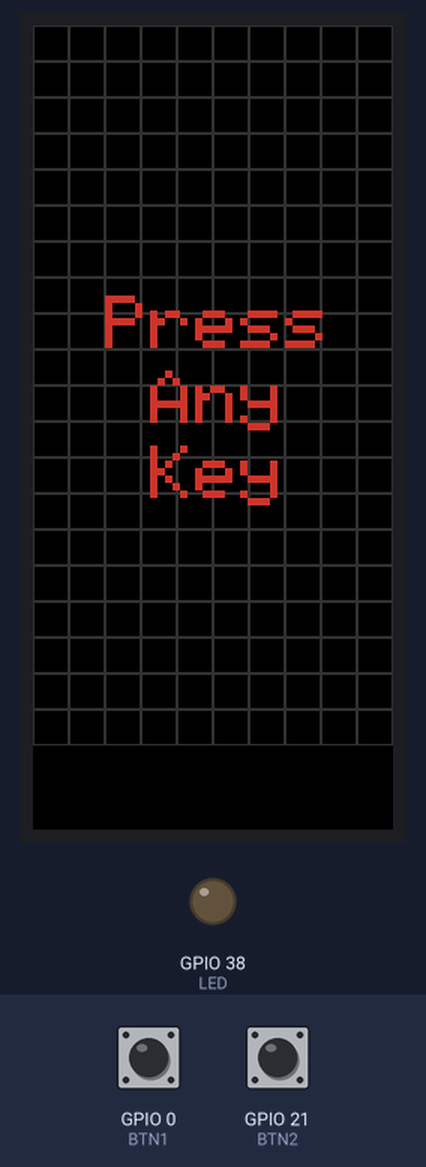
The sketch below on a simulated ESP32. Shown: 240×536 colour display, output pins drawn as LEDs (lit = HIGH). The test bench sets the inputs (shaded band); at power-on: GPIO 0 (BTN1) HIGH, GPIO 21 (BTN2) HIGH. Random numbers use the default seed unless the sketch sets one; what the sketch prints to the serial monitor is not drawn.

Above: at 1.9 s.
2.0 s: GPIO 0 (BTN1) pulled LOW for 0.65 s
At 4.3 s:
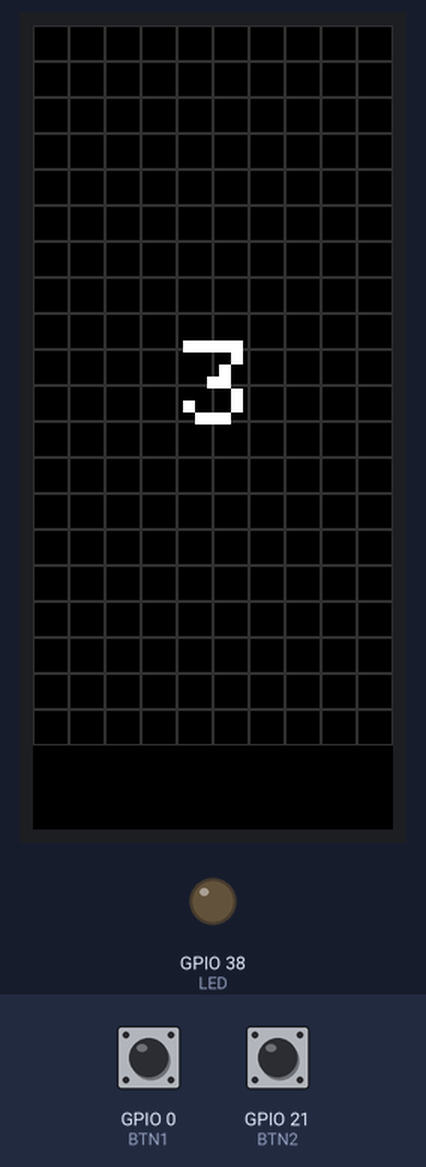
7.7 s: GPIO 21 (BTN2) pulled LOW for 3.2 s
At 11.3 s:
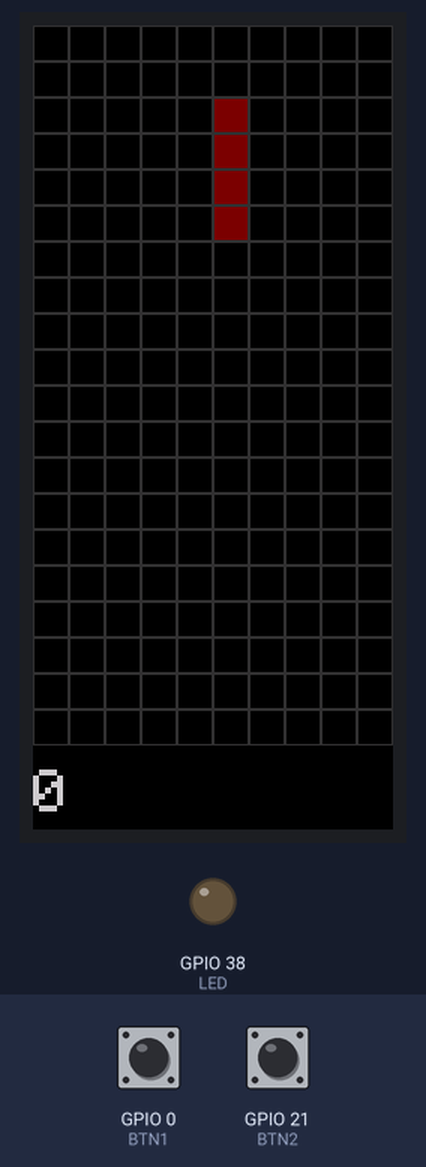
12.5 s: GPIO 0 (BTN1) pulled LOW for 1 s
At 14.2 s:
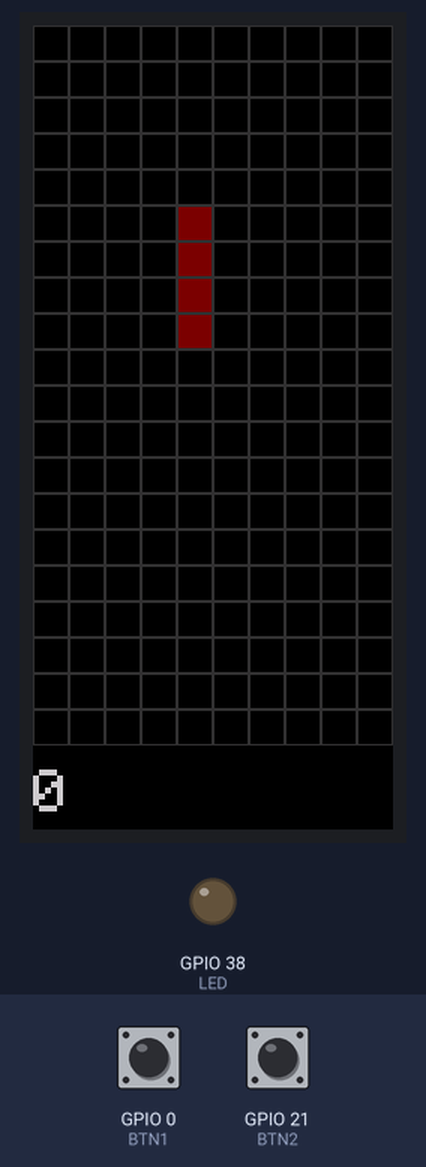
15.1 s: GPIO 21 (BTN2) pulled LOW for 0.65 s
At 35.8 s:
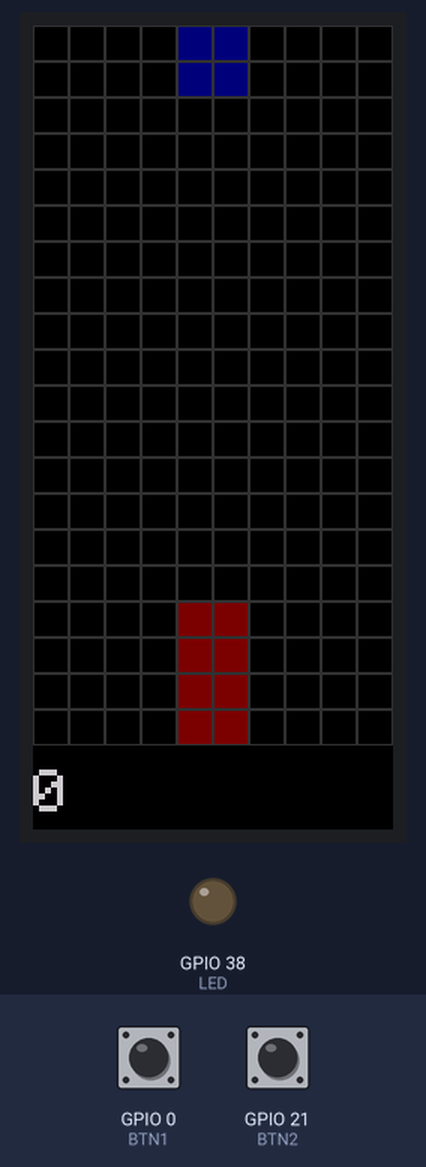
Timing chart, 0 to 37.3 s (numbered marks = the images above; inputs shaded):
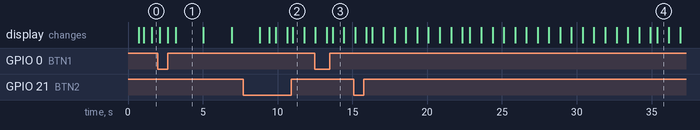

Measured:
- what the display in image 1 shows lasts 1.8 s, from 3.2 s to 5.0 s
- what the display in image 2 shows lasts 0.8 s, from 11.0 s to 11.8 s

The sketch:

OLEDris2.ino
```cpp
#include <Arduino.h>
#include <Arduino_GFX_Library.h> // https://github.com/moononournation/Arduino_GFX.git
#include "esp_system.h"
#include "types.h"

// Hardware
#define BTN1 0
#define BTN2 21
#define LED 38

// Button debounce delays
const int debounceDelay = 50;  // Adjust as needed
const int holdInterval = 1000; // Trigger OnClickHold every 1 second

// Game Definitions
#define SQUAREWIDTH 24
#define SQUAREHEIGHT 24
#define GRIDHEIGHT 20
#define GRIDWIDTH 10
#define SCREENH 536
#define SCREENW 240
#define ROWFLASHDELAY 100
#define GAMEPIECESPEED 5  // Game Pieces falling speed

// For Display 536 x 240
Arduino_DataBus *bus = new Arduino_ESP32QSPI(
    6 /* cs */, 47 /* sck */, 18 /* d0 */, 7 /* d1 */, 48 /* d2 */, 5 /* d3 */);
Arduino_GFX *gfx_base = new Arduino_RM67162(bus, 17 /* RST */, 0 /* rotation */);
Arduino_Canvas *gfx = new Arduino_Canvas(SCREENW, SCREENH, gfx_base);

// Color Settings
uint16_t GridColor = gfx->color565(50,50,50);
uint16_t ScoreColor = gfx->color565(200,200,200);

// Buttons
ButtonState _button1;
ButtonState _button2;

// Current Game Mode
GameMode _currentGameMode;

////////////////////////////////////////////////////////////////////////////////
// Main Setup Entry Point
////////////////////////////////////////////////////////////////////////////////
void setup() {
  InitialSetup();
}

////////////////////////////////////////////////////////////////////////////////
// Main Loop
////////////////////////////////////////////////////////////////////////////////
void loop() {
    HandleButtons();

    switch (_currentGameMode)
    {
      case INTRO:
        ProcessIntro();
        break;
      case GETREADY:
        ProcessGetReady();
        break;
      case PLAY:
        ProcessGame();
        break;
      case GAMEOVER:
        ProcessGameover();
        break;
    }
}

////////////////////////////////////////////////////////////////////////////////
// Handle Buttons
////////////////////////////////////////////////////////////////////////////////
void HandleButtons()
{
    bool button1IsPressed = (digitalRead(BTN1) == LOW); // Button pressed
    bool button2IsPressed = (digitalRead(BTN2) == LOW); // Button pressed

    // Update button states
    checkButtonState(_button1, button1IsPressed);
    checkButtonState(_button2, button2IsPressed);

    delay(debounceDelay); // Prevent excessive polling
}
```

GameLogic.ino
```cpp
// Gamepieces
GamePiece gamePieces[7] = {0};
GamePiece _currentGamePiece;
int _currentGamePieceIdx = -1;
int _currentGamePieceX;
int _currentGamePieceY;
int _currentScore = 0;

////////////////////////////////////////////////////////////////////////////////
// Setup Game Pieces
////////////////////////////////////////////////////////////////////////////////
void SetupGamePieces()
{
  gamePieces[0] = {1,4,gfx->color565(125,0,0),{{1,0,0,0},{1,0,0,0},{1,0,0,0},{1,0,0,0}}};       // I
  gamePieces[1] = {3,2,gfx->color565(0,125,0),{{0,1,0,0},{1,1,1,0},{0,0,0,0},{0,0,0,0}}};       // T
  gamePieces[2] = {2,2,gfx->color565(0,0,125),{{1,1,0,0},{1,1,0,0},{0,0,0,0},{0,0,0,0}}};       // O
  gamePieces[3] = {3,2,gfx->color565(125,125,0),{{1,1,0,0},{0,1,1,0},{0,0,0,0},{0,0,0,0}}};     // Z
  gamePieces[4] = {3,2,gfx->color565(125,0,125),{{0,1,1,0},{1,1,0,0},{0,0,0,0},{0,0,0,0}}};     // S
  gamePieces[5] = {3,2,gfx->color565(125,125,125),{{1,1,1,0},{0,0,1,0},{0,0,0,0},{0,0,0,0}}};   // L
  gamePieces[6] = {3,2,gfx->color565(0,125,125),{{1,1,1,0},{1,0,0,0},{0,0,0,0},{0,0,0,0}}};     // L2
}


////////////////////////////////////////////////////////////////////////////////
// Game Mode: PLAY. Main Game Loop
////////////////////////////////////////////////////////////////////////////////
int gpFallDelay = 0;
void ProcessGame()
{
  if (_currentGamePieceIdx == -1)  // No active piece. Randomly select one and initialize
  {
    InitializeRandomGamePiece();
    return;
  }

  // Return control back to button handler before it's time to shift GamePiece again
  if (gpFallDelay++ <= GAMEPIECESPEED)
  {
    return;
  }
  gpFallDelay = 0;

  if (!CanGamePieceFall(_currentGamePiece, _currentGamePieceX, _currentGamePieceY))
  {
    Serial.println("Can't move");
    // 1. Commit current gamepiece to screen matrix
    //CommitGamePieceToMatrix(_currentGamePiece, _currentGamePieceX, _currentGamePieceY);
    CopyTempScreenMatrixToBackground();

    // 2. Check for any completed rows
    int completedRows = ProcessCompletedRows();

    // 3. Calculate game points
    _currentScore += (completedRows * 100);

    // 4. Clear current GamePiece so that new one can be generated
    _currentGamePieceIdx = -1;

    Serial.print("_currY: ");
    Serial.println(_currentGamePieceY);
    Serial.print("Grid: ");
    Serial.println(GRIDHEIGHT);
    // 5. Check for "Game Over" condition (filled all the way up)
    if (_currentGamePieceY == 0)
    {
      Serial.println("Game Over");
      ConfigureGameOverButtons();
      _currentGameMode = GAMEOVER;
      return;
    }

    //tmpStop = true;
    return;
  }
  _currentGamePieceY++;
  RenderCurrentGamePiece(_currentGamePiece, _currentGamePieceX, _currentGamePieceY);
}


////////////////////////////////////////////////////////////////////////////////
// Button Handlers
////////////////////////////////////////////////////////////////////////////////

////////////////////////////////////////////////////////////////////////////////
// Move Gamepiece to the left
////////////////////////////////////////////////////////////////////////////////
void GameBtn1Click()
{
  if (_currentGamePieceX > 0)
  {
    _currentGamePieceX--;
    RenderCurrentGamePiece(_currentGamePiece, _currentGamePieceX, _currentGamePieceY);
  }
}

////////////////////////////////////////////////////////////////////////////////
// Move Gamepiece to the right
////////////////////////////////////////////////////////////////////////////////
void GameBtn2Click()
{
  if (_currentGamePieceX < GRIDWIDTH - _currentGamePiece.Width)
  {
    _currentGamePieceX++;
    RenderCurrentGamePiece(_currentGamePiece, _currentGamePieceX, _currentGamePieceY);
  }
}

////////////////////////////////////////////////////////////////////////////////
// Rotate Gamepiece Counterclockwise
////////////////////////////////////////////////////////////////////////////////
void GameBtn1Hold()
{
  GamePiece gp = _currentGamePiece;
  rotatePieceCounterClockwise(&_currentGamePiece, &gp);
  _currentGamePiece = gp;
  RenderCurrentGamePiece(_currentGamePiece, _currentGamePieceX, _currentGamePieceY);
}

////////////////////////////////////////////////////////////////////////////////
// Rotate Gamepiece Clockwise
////////////////////////////////////////////////////////////////////////////////
void GameBtn2Hold()
{
  GamePiece gp = _currentGamePiece;
  rotatePieceClockwise(&_currentGamePiece, &gp);
  _currentGamePiece = gp;
  RenderCurrentGamePiece(_currentGamePiece, _currentGamePieceX, _currentGamePieceY);
}

////////////////////////////////////////////////////////////////////////////////
// Ignore All Buttons
////////////////////////////////////////////////////////////////////////////////
void IgnoreBtn()
{
  return;
}

////////////////////////////////////////////////////////////////////////////////
// Restart Game Button
////////////////////////////////////////////////////////////////////////////////
void RestartGameBtn()
{
  ClearOutTempScreenMatrix();
  ClearOutBackgroundScreenMatrix();
  _currentScore = 0;
  ConfigureGetReadyButtons();
  _currentGameMode = GETREADY;
}

////////////////////////////////////////////////////////////////////////////////
// Initializers and Misc stuff
////////////////////////////////////////////////////////////////////////////////
void InitializeRandomGamePiece()
{
  uint32_t randomNumber = esp_random() % 7;
  Serial.print("Rand piece: ");
  Serial.println(randomNumber);
  _currentGamePieceX = 4;
  _currentGamePieceY = 0;
  _currentGamePieceIdx = (int)randomNumber;
  _currentGamePiece = gamePieces[_currentGamePieceIdx];
  RenderCurrentGamePiece(_currentGamePiece, _currentGamePieceX, _currentGamePieceY);
  delay(GAMEPIECESPEED);
}
```

InputController.ino
```cpp
int gpIndex = 0;

////////////////////////////////////////////////////////////////////////////////
// Configure Intro Buttons
////////////////////////////////////////////////////////////////////////////////
void ConfigureIntroButtons()
{
  Serial.println("Starting INTRO configuration");
  _button1 = {false,false,0,false,&PressAnyButton,&PressAnyButton};
  _button2 = {false,false,0,false,&PressAnyButton,&PressAnyButton};
}

////////////////////////////////////////////////////////////////////////////////
// Configure Play Buttons
////////////////////////////////////////////////////////////////////////////////
void ConfigurePlayButtons()
{
  Serial.println("Starting GAME configuration");
  _button1 = {false,false,0,false,&GameBtn1Click,&GameBtn1Hold};
  _button2 = {false,false,0,false,&GameBtn2Click,&GameBtn2Hold};
}

////////////////////////////////////////////////////////////////////////////////
// Configure Get Ready Buttons
////////////////////////////////////////////////////////////////////////////////
void ConfigureGetReadyButtons()
{
  Serial.println("Starting GAME configuration");
  _button1 = {false,false,0,false,&IgnoreBtn,&IgnoreBtn};
  _button2 = {false,false,0,false,&IgnoreBtn,&IgnoreBtn};
}

////////////////////////////////////////////////////////////////////////////////
// Configure Game Over Buttons
////////////////////////////////////////////////////////////////////////////////
void ConfigureGameOverButtons()
{
  Serial.println("Starting GAME configuration");
  _button1 = {false,false,0,false,&RestartGameBtn,&RestartGameBtn};
  _button2 = {false,false,0,false,&RestartGameBtn,&RestartGameBtn};
}


////////////////////////////////////////////////////////////////////////////////
// Game Mode: INTRO. Press any key
////////////////////////////////////////////////////////////////////////////////
void PressAnyButton()
{
  _currentGameMode = GETREADY;
  ConfigureGetReadyButtons();
}

////////////////////////////////////////////////////////////////////////////////
// Check Button State and Route to Appropriate Handler
////////////////////////////////////////////////////////////////////////////////
void checkButtonState(ButtonState &button, bool isPressed) {
    // Update button states
    button.PreviousState = button.CurrentState;
    button.CurrentState = isPressed;

    // If the button was pressed and is being held
    if (button.CurrentState) {
        button.CurrentStateTimer += debounceDelay; // Simulating elapsed time

        if (button.CurrentStateTimer >= holdInterval) {
            button.OnClickHold();
            button.CurrentStateTimer = 0; // Reset timer for subsequent holds
            button.IsHolding = true;    // Mark as holding
        }
    } else {
        // If the button is released
        if (!button.IsHolding && button.PreviousState) {
            button.OnClick(); // Trigger OnClick ONLY if it was not a hold
        }

        // Reset timer and holding flag
        button.CurrentStateTimer = 0;
        button.IsHolding = false;
    }
}
```

types.h
```cpp
typedef struct ButtonState {
  bool PreviousState;
  bool CurrentState;
  int CurrentStateTimer;
  bool IsHolding;
  void (*OnClick)(void);
  void (*OnClickHold)(void);
};


typedef struct GamePiece {
  int Width;
  int Height;
  uint16_t Color;
  byte FigureMatrix[4][4];
};

enum GameMode {
  INTRO,
  GETREADY,
  PLAY,
  GAMEOVER
};
```

Config.ino
```cpp
////////////////////////////////////////////////////////////////////////////////
// Initial Setup: Inputs, Display, Gamepieces, Serial
////////////////////////////////////////////////////////////////////////////////
void InitialSetup()
{
  SetupInputs();
  SetupDisplay();
  SetupGamePieces();
  DrawBackgroundGrid(true);
  gfx->flush();
  Serial.begin(115200);

  // This will show intro, but for now, let's go straight into the game
  ConfigureIntroButtons();
  _currentGameMode = INTRO; // Showing intro and waiting for user input
}

void SetupInputs()
{
  pinMode(LED, OUTPUT);
  pinMode(BTN1, INPUT_PULLUP);
  pinMode(BTN2, INPUT_PULLUP);
  digitalWrite(LED, 0);
}
```

Source omitted: UI.ino (12188 bytes)
